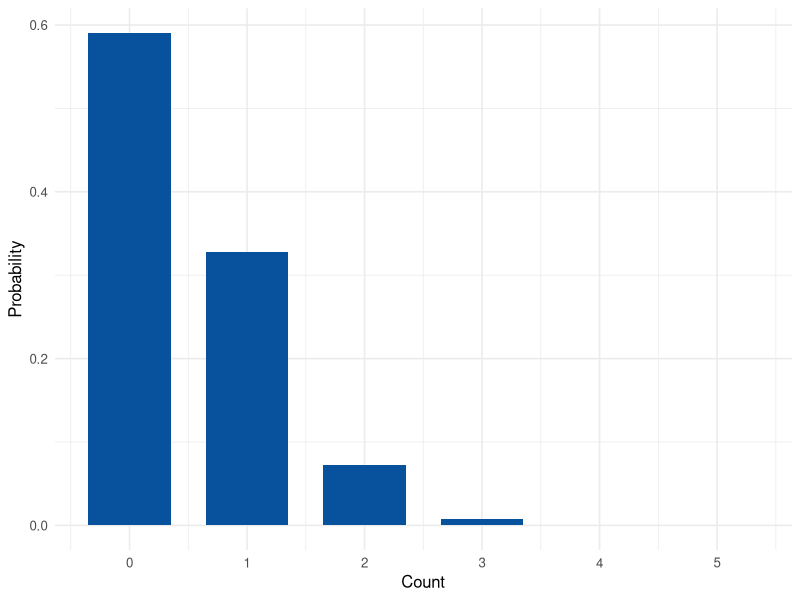
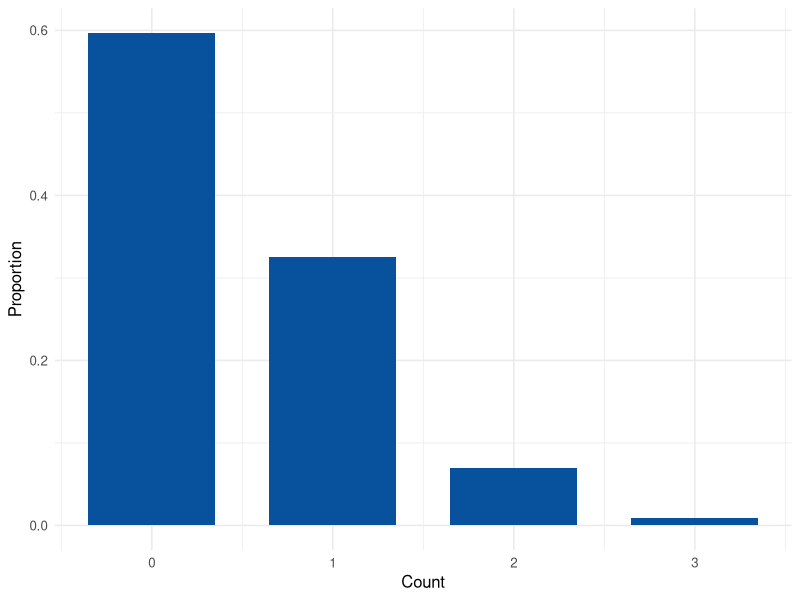
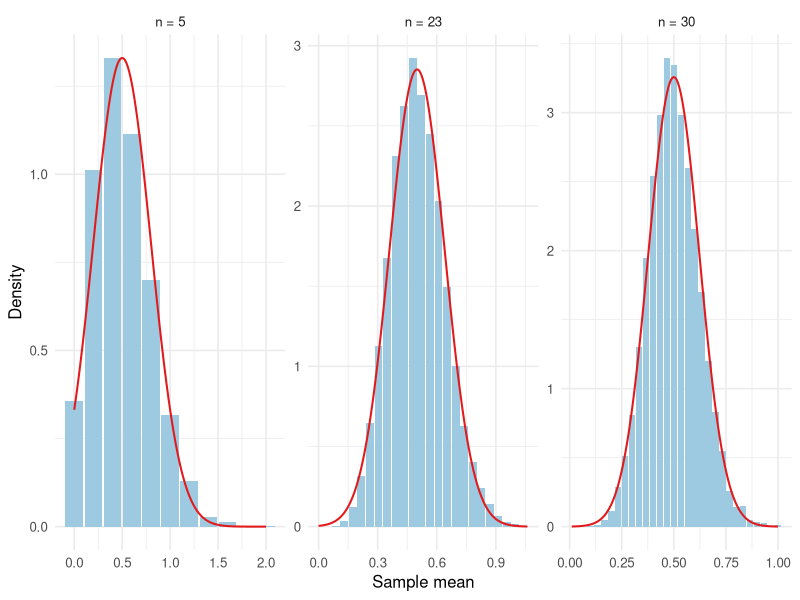
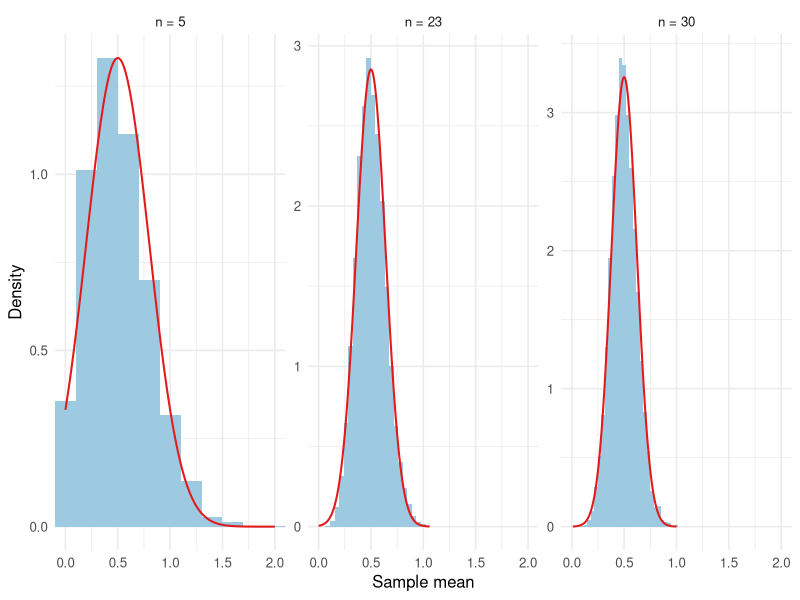
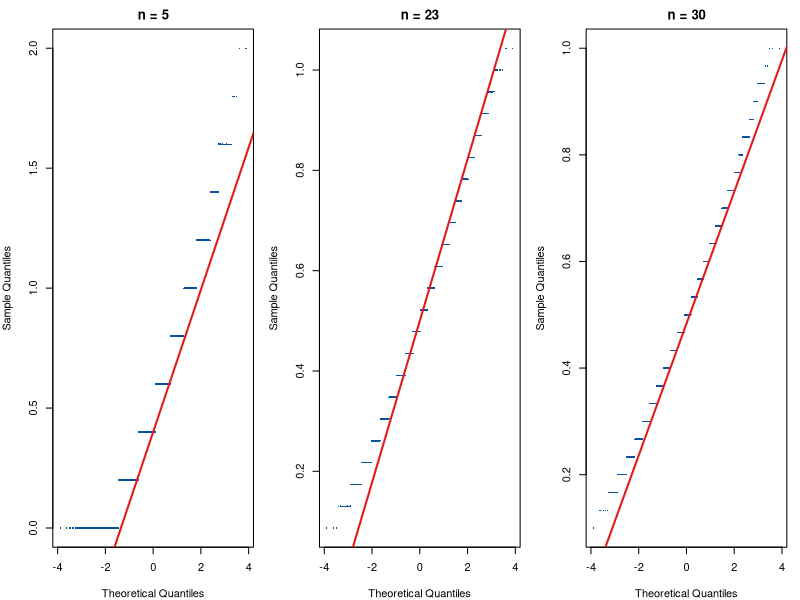

R code for these plots, in order:
## ---- chunk 1
#| include: false
library(ggplot2)
library(knitr)
student_id <- 1069
## ---- chunk 2
#| echo: false
#| fig-width: 6.5
#| fig-height: 3.2
#| fig-cap: "One binomial count with 5 trials and success probability 0.10. Most of the probability is on 0 and 1."
ggplot(data.frame(count = 0:5, probability = dbinom(0:5, size = 5, prob = 0.10)), aes(count, probability)) +
  geom_col(width = 0.7, fill = "#08519c") +
  scale_x_continuous(breaks = 0:5) +
  labs(x = "Count", y = "Probability") +
  theme_minimal(base_size = 12)
## ---- chunk 3
#| echo: false
#| fig-width: 6.5
#| fig-height: 3.2
#| fig-cap: "Ten thousand individual binomial counts. This is the population, not a sampling distribution."
set.seed(student_id)
individuals <- rbinom(10000, size = 5, prob = 0.10)
ggplot(data.frame(count = individuals), aes(count)) +
  geom_bar(aes(y = after_stat(count / sum(count))), width = 0.7, fill = "#08519c") +
  scale_x_continuous(breaks = 0:5) +
  labs(x = "Count", y = "Proportion") +
  theme_minimal(base_size = 12)
## ---- chunk 4
set.seed(student_id)
one_sample <- rbinom(5, size = 5, prob = 0.10)
one_sample
mean(one_sample)
## ---- chunk 5
student_id <- 1069
B <- 10000
sample_sizes <- c(5, 10, 15, 20, 21, 22, 23, 24, 25, 26, 27, 28, 29, 30, 40, 50, 100)
trials <- 5
prob <- 0.10
mu <- trials * prob
sigma <- sqrt(trials * prob * (1 - prob))
pop_skew <- (1 - 2 * prob) / sigma

skewness <- function(x) {
  z <- (x - mean(x)) / sd(x)
  mean(z^3)
}

excess_kurtosis <- function(x) {
  z <- (x - mean(x)) / sd(x)
  mean(z^4) - 3
}

set.seed(student_id)

results <- data.frame()
focus_n <- c(5, 23, 30)
stored_means <- list()

for (n in sample_sizes) {
  sample_means <- replicate(B, mean(rbinom(n, size = trials, prob = prob)))
  simulated_se <- sd(sample_means)
  theoretical_se <- sigma / sqrt(n)

  results <- rbind(
    results,
    data.frame(
      sample_size = n,
      simulated_mean = mean(sample_means),
      theoretical_mean = mu,
      simulated_se = simulated_se,
      theoretical_se = theoretical_se,
      se_ratio = simulated_se / theoretical_se,
      skewness = skewness(sample_means),
      theory_skewness = pop_skew / sqrt(n),
      excess_kurtosis = excess_kurtosis(sample_means)
    )
  )

  if (n %in% focus_n) {
    stored_means[[as.character(n)]] <- sample_means
  }
}

results$meets_rule <- with(
  results,
  abs(skewness) < 0.25 &
    abs(theory_skewness) < 0.25 &
    abs(excess_kurtosis) < 0.50 &
    abs(se_ratio - 1) <= 0.10
)

holds_n <- NA_integer_
for (i in seq_len(nrow(results))) {
  if (all(results$meets_rule[i:nrow(results)])) {
    holds_n <- results$sample_size[i]
    break
  }
}
## ---- chunk 6
#| echo: false
results_view <- results
names(results_view) <- c(
  "Sample size", "Simulated mean", "Theoretical mean",
  "Simulated SE", "Theoretical SE", "SE ratio",
  "Skewness", "Theory skewness", "Excess kurtosis",
  "Meets the rule?"
)
results_view$`Meets the rule?` <- ifelse(results$meets_rule, "Yes", "No")
kable(
  results_view,
  digits = 3,
  row.names = FALSE,
  caption = "Ten thousand sample means of binomial counts. Each count is 5 trials with success probability 0.10. The theoretical mean is 0.5. The theoretical skewness is 1.193 divided by the square root of n."
)
## ---- chunk 7
#| echo: false
#| fig-width: 9
#| fig-height: 3.4
#| fig-cap: "Sample means of binomial counts, with one bar per possible average. The red curve is the normal approximation."
lattice_df <- do.call(rbind, lapply(focus_n, function(n) {
  means <- round(stored_means[[as.character(n)]] * n) / n
  counts <- as.data.frame(table(means), stringsAsFactors = FALSE)
  data.frame(
    n = n,
    sample_mean = as.numeric(counts$means),
    density = counts$Freq / B * n,
    spacing = 0.92 / n
  )
}))
lattice_df$panel <- factor(
  paste0("n = ", lattice_df$n),
  levels = paste0("n = ", focus_n)
)

curve_df <- do.call(rbind, lapply(focus_n, function(n) {
  se <- sigma / sqrt(n)
  lower <- max(0, mu - 4 * se)
  upper <- min(5, max(mu + 4 * se, max(stored_means[[as.character(n)]])))
  xs <- seq(lower, upper, length.out = 300)
  data.frame(
    panel = factor(paste0("n = ", n), levels = levels(lattice_df$panel)),
    x = xs,
    y = dnorm(xs, mean = mu, sd = se)
  )
}))

ggplot(lattice_df, aes(sample_mean, density)) +
  geom_col(aes(width = spacing), fill = "#9ecae1", linewidth = 0) +
  geom_line(data = curve_df, aes(x, y), color = "#e31a1c", linewidth = 0.7) +
  facet_wrap(~panel, nrow = 1, scales = "free") +
  labs(x = "Sample mean", y = "Density") +
  theme_minimal(base_size = 12)
## ---- chunk 8
#| echo: false
#| fig-width: 9
#| fig-height: 3.4
#| fig-cap: "The same binomial means on one horizontal scale, from 0 to 2. The averages pull in toward 0.5. A single count does not."
ggplot(lattice_df, aes(sample_mean, density)) +
  geom_col(aes(width = 1 / n), fill = "#9ecae1", linewidth = 0) +
  geom_line(data = curve_df, aes(x, y), color = "#e31a1c", linewidth = 0.7) +
  facet_wrap(~panel, nrow = 1, scales = "free_y") +
  coord_cartesian(xlim = c(0, 2)) +
  labs(x = "Sample mean", y = "Density") +
  theme_minimal(base_size = 12)
## ---- chunk 9
#| echo: false
#| fig-width: 9
#| fig-height: 3.4
#| fig-cap: "Q–Q plots of the binomial means. The steps are the possible averages. The red line is qqline()."
par(mfrow = c(1, 3), mar = c(4, 4, 2.2, 1))
for (n in focus_n) {
  qqnorm(
    stored_means[[as.character(n)]],
    main = paste0("n = ", n),
    pch = 16,
    cex = 0.3,
    col = "#08519c"
  )
  qqline(stored_means[[as.character(n)]], col = "#e31a1c", lwd = 2)
}
## ---- chunk 10
#| results: hide
shapiro_results <- do.call(rbind, lapply(focus_n, function(n) {
  set.seed(student_id)
  fit <- shapiro.test(sample(stored_means[[as.character(n)]], 5000))
  data.frame(
    sample_size = n,
    W = unname(fit$statistic),
    p_value = fit$p.value
  )
}))
## ---- chunk 11
#| echo: false
shapiro_view <- shapiro_results
shapiro_view$p_value <- format.pval(shapiro_results$p_value, digits = 3, eps = 0.001)
names(shapiro_view) <- c("Sample size", "W", "p-value")
kable(
  shapiro_view,
  digits = 3,
  row.names = FALSE,
  caption = "Shapiro–Wilk tests on 5,000 of the 10,000 binomial means. The means sit on a grid, so this test is not the cutoff."
)
